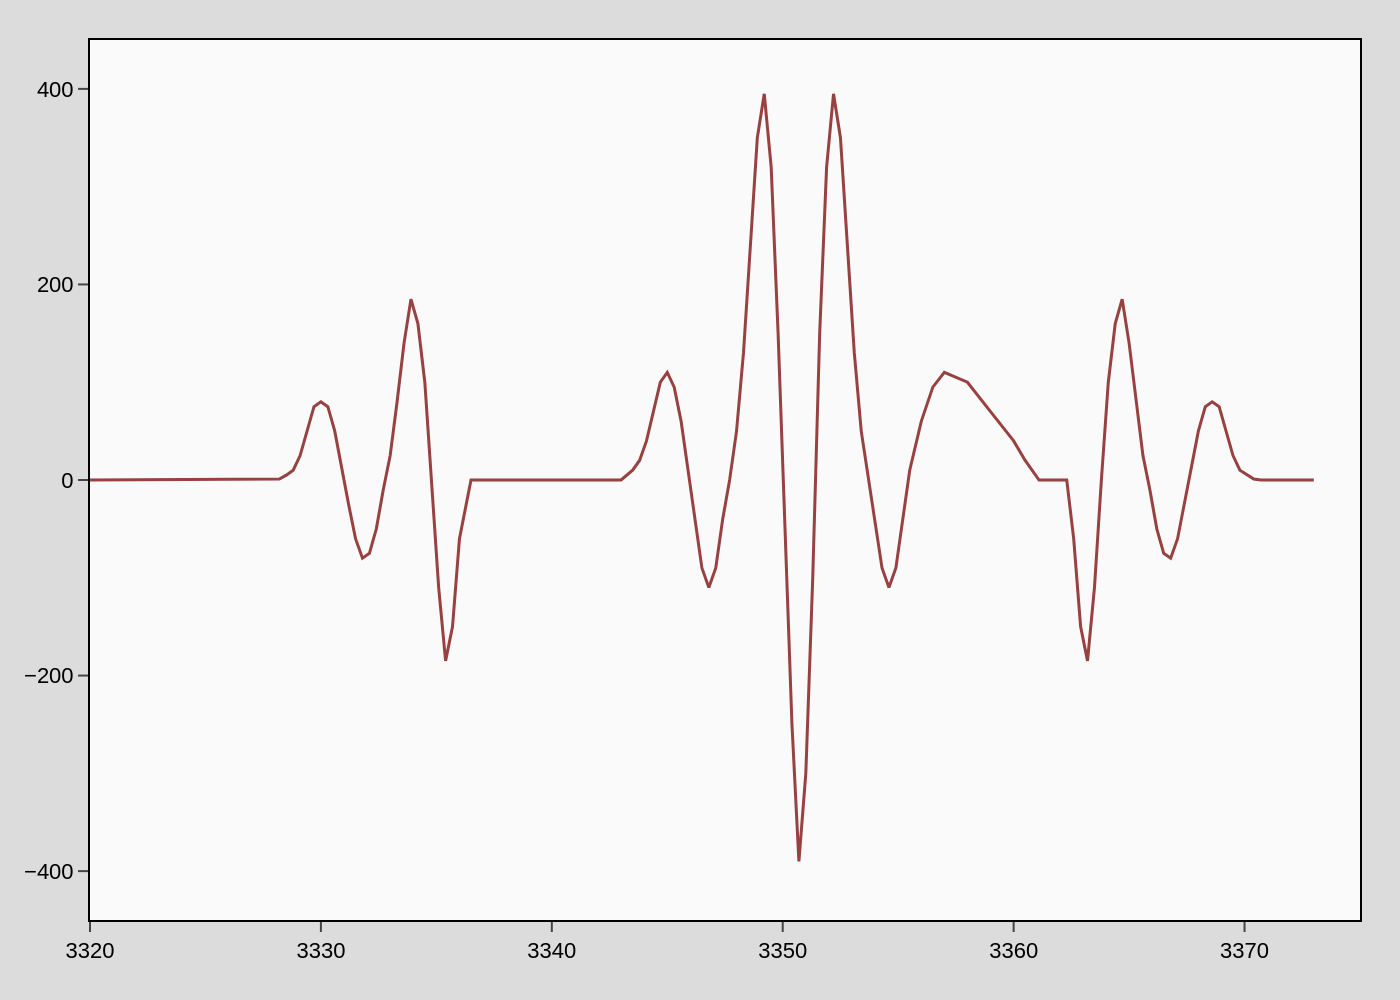

The script that drew this image:
import sys
import json
import pathlib
import plotly.graph_objects as go

# --- 1. Argument and File Handling ---
if len(sys.argv) != 2:
    print(f"Usage: python {sys.argv[0]} <path_to_json_file>")
    sys.exit(1)

json_path_str = sys.argv[1]
json_path = pathlib.Path(json_path_str)

if not json_path.is_file():
    print(f"Error: File not found at {json_path}")
    sys.exit(1)

filename_base = json_path.stem
output_filename = f"{filename_base}.png"

with open(json_path, 'r', encoding='utf-8') as f:
    chart_data_json = json.load(f)

# --- 2. Data Extraction from JSON ---
chart_data = chart_data_json.get('chart_data', [])
texts = chart_data_json.get('texts', {})
colors = chart_data_json.get('colors', [])

# --- 3. Chart Creation ---
fig = go.Figure()

# Add data series traces
for i, series in enumerate(chart_data):
    fig.add_trace(go.Scatter(
        x=series.get('x'),
        y=series.get('y'),
        name=series.get('name', ''),
        mode='lines',
        line=dict(
            color=colors[i % len(colors)] if colors else None,
            width=1.5
        )
    ))

# --- 4. Layout and Styling ---

# Combine title and subtitle
title_text = texts.get('title', '')
if title_text and texts.get('subtitle'):
    title_text += f"<br><sub>{texts['subtitle']}</sub>"

fig.update_layout(
    font=dict(family="Arial", size=11, color="black"),
    title=dict(
        text=title_text,
        x=0.05,
        xanchor='left'
    ),
    paper_bgcolor='#DCDCDC',
    plot_bgcolor='#FAFAFA',
    showlegend=False,
    xaxis=dict(
        title_text=texts.get('x_axis_title'),
        range=[3320, 3375],
        tickmode='linear',
        tick0=3320,
        dtick=10,
        showgrid=False,
        showline=True,
        linewidth=1,
        linecolor='black',
        mirror=True,
        ticks='outside'
    ),
    yaxis=dict(
        title_text=texts.get('y_axis_title'),
        range=[-450, 450],
        tickmode='linear',
        tick0=-400,
        dtick=200,
        showgrid=False,
        showline=True,
        linewidth=1,
        linecolor='black',
        mirror=True,
        ticks='outside',
        zeroline=False
    ),
    margin=dict(l=40, r=20, t=20, b=40)
)

# --- 5. Output ---
fig.write_image(output_filename, scale=2)
print(f"Chart saved to {output_filename}")
